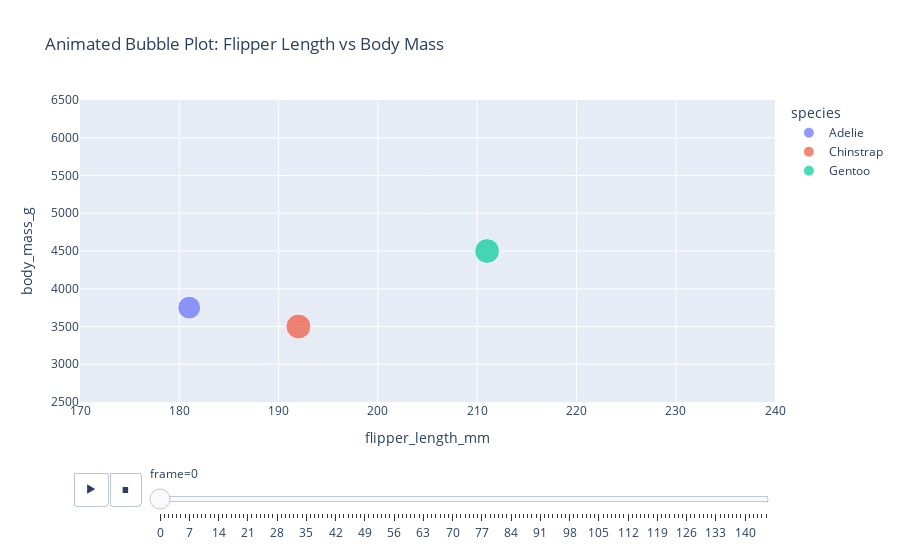

Source (notebook cell):
### Markdown cell above
### 17. Animated Bubble Chart

### Code cell
df["frame"] = df.groupby("species").cumcount()

fig = px.scatter(
    df,
    x="flipper_length_mm",
    y="body_mass_g",
    size="bill_length_mm",
    color="species",
    animation_frame="frame",
    hover_name="island",
    title="Animated Bubble Plot: Flipper Length vs Body Mass",
    range_x=[170, 240],
    range_y=[2500, 6500]
)
fig.show()

### Figure 1 — Plotly figure (JSON) as saved in the notebook; plotly's stock layout.template omitted (floating-point values rounded to 4 significant figures)
{"data": [{"hovertemplate": "<b>%{hovertext}</b><br><br>species=Adelie<br>frame=0<br>flipper_length_mm=%{x}<br>body_mass_g=%{y}<br>bill_length_mm=%{marker.size}<extra></extra>", "hovertext": ["Torgersen"], "legendgroup": "Adelie", "marker": {"color": "#636efa", "size": [39.1], "sizemode": "area", "sizeref": 0.149, "symbol": "circle"}, "mode": "markers", "name": "Adelie", "orientation": "v", "showlegend": true, "type": "scatter", "x": [181.0], "xaxis": "x", "y": [3750.0], "yaxis": "y"}, {"hovertemplate": "<b>%{hovertext}</b><br><br>species=Chinstrap<br>frame=0<br>flipper_length_mm=%{x}<br>body_mass_g=%{y}<br>bill_length_mm=%{marker.size}<extra></extra>", "hovertext": ["Dream"], "legendgroup": "Chinstrap", "marker": {"color": "#EF553B", "size": [46.5], "sizemode": "area", "sizeref": 0.149, "symbol": "circle"}, "mode": "markers", "name": "Chinstrap", "orientation": "v", "showlegend": true, "type": "scatter", "x": [192.0], "xaxis": "x", "y": [3500.0], "yaxis": "y"}, {"hovertemplate": "<b>%{hovertext}</b><br><br>species=Gentoo<br>frame=0<br>flipper_length_mm=%{x}<br>body_mass_g=%{y}<br>bill_length_mm=%{marker.size}<extra></extra>", "hovertext": ["Biscoe"], "legendgroup": "Gentoo", "marker": {"color": "#00cc96", "size": [46.1], "sizemode": "area", "sizeref": 0.149, "symbol": "circle"}, "mode": "markers", "name": "Gentoo", "orientation": "v", "showlegend": true, "type": "scatter", "x": [211.0], "xaxis": "x", "y": [4500.0], "yaxis": "y"}], "layout": {"legend": {"itemsizing": "constant", "title": {"text": "species"}, "tracegroupgap": 0}, "sliders": [{"active": 0, "currentvalue": {"prefix": "frame="}, "len": 0.9, "pad": {"b": 10, "t": 60}, "steps": [{"args": [["0"], {"frame": {"duration": 0, "redraw": false}, "fromcurrent": true, "mode": "immediate", "transition": {"duration": 0, "easing": "linear"}}], "label": "0", "method": "animate"}, {"args": [["1"], {"frame": {"duration": 0, "redraw": false}, "fromcurrent": true, "mode": "immediate", "transition": {"duration": 0, "easing": "linear"}}], "label": "1", "method": "animate"}, {"args": [["2"], {"frame": {"duration": 0, "redraw": false}, "fromcurrent": true, "mode": "immediate", "transition": {"duration": 0, "easing": "linear"}}], "label": "2", "method": "animate"}, {"args": [["3"], {"frame": {"duration": 0, "redraw": false}, "fromcurrent": true, "mode": "immediate", "transition": {"duration": 0, "easing": "linear"}}], "label": "3", "method": "animate"}, {"args": [["4"], {"frame": {"duration": 0, "redraw": false}, "fromcurrent": true, "mode": "immediate", "transition": {"duration": 0, "easing": "linear"}}], "label": "4", "method": "animate"}, {"args": [["5"], {"frame": {"duration": 0, "redraw": false}, "fromcurrent": true, "mode": "immediate", "transition": {"duration": 0, "easing": "linear"}}], "label": "5", "method": "animate"}, {"args": [["6"], {"frame": {"duration": 0, "redraw": false}, "fromcurrent": true, "mode": "immediate", "transition": {"duration": 0, "easing": "linear"}}], "label": "6", "method": "animate"}, {"args": [["7"], {"frame": {"duration": 0, "redraw": false}, "fromcurrent": true, "mode": "immediate", "transition": {"duration": 0, "easing": "linear"}}], "label": "7", "method": "animate"}, {"args": [["8"], {"frame": {"duration": 0, "redraw": false}, "fromcurrent": true, "mode": "immediate", "transition": {"duration": 0, "easing": "linear"}}], "label": "8", "method": "animate"}, {"args": [["9"], {"frame": {"duration": 0, "redraw": false}, "fromcurrent": true, "mode": "immediate", "transition": {"duration": 0, "easing": "linear"}}], "label": "9", "method": "animate"}, {"args": [["10"], {"frame": {"duration": 0, "redraw": false}, "fromcurrent": true, "mode": "immediate", "transition": {"duration": 0, "easing": "linear"}}], "label": "10", "method": "animate"}, {"args": [["11"], {"frame": {"duration": 0, "redraw": false}, "fromcurrent": true, "mode": "immediate", "transition": {"duration": 0, "easing": "linear"}}], "label": "11", "method": "animate"}, {"args": [["12"], {"frame": {"duration": 0, "redraw": false}, "fromcurrent": true, "mode": "immediate", "transition": {"duration": 0, "easing": "linear"}}], "label": "12", "method": "animate"}, {"args": [["13"], {"frame": {"duration": 0, "redraw": false}, "fromcurrent": true, "mode": "immediate", "transition": {"duration": 0, "easing": "linear"}}], "label": "13", "method": "animate"}, {"args": [["14"], {"frame": {"duration": 0, "redraw": false}, "fromcurrent": true, "mode": "immediate", "transition": {"duration": 0, "easing": "linear"}}], "label": "14", "method": "animate"}, {"args": [["15"], {"frame": {"duration": 0, "redraw": false}, "fromcurrent": true, "mode": "immediate", "transition": {"duration": 0, "easing": "linear"}}], "label": "15", "method": "animate"}, {"args": [["16"], {"frame": {"duration": 0, "redraw": false}, "fromcurrent": true, "mode": "immediate", "transition": {"duration": 0, "easing": "linear"}}], "label": "16", "method": "animate"}, {"args": [["17"], {"frame": {"duration": 0, "redraw": false}, "fromcurrent": true, "mode": "immediate", "transition": {"duration": 0, "easing": "linear"}}], "label": "17", "method": "animate"}, {"args": [["18"], {"frame": {"duration": 0, "redraw": false}, "fromcurrent": true, "mode": "immediate", "transition": {"duration": 0, "easing": "linear"}}], "label": "18", "method": "animate"}, {"args": [["19"], {"frame": {"duration": 0, "redraw": false}, "fromcurrent": true, "mode": "immediate", "transition": {"duration": 0, "easing": "linear"}}], "label": "19", "method": "animate"}, {"args": [["20"], {"frame": {"duration": 0, "redraw": false}, "fromcurrent": true, "mode": "immediate", "transition": {"duration": 0, "easing": "linear"}}], "label": "20", "method": "animate"}, {"args": [["21"], {"frame": {"duration": 0, "redraw": false}, "fromcurrent": true, "mode": "immediate", "transition": {"duration": 0, "easing": "linear"}}], "label": "21", "method": "animate"}, {"args": [["22"], {"frame": {"duration": 0, "redraw": false}, "fromcurrent": true, "mode": "immediate", "transition": {"duration": 0, "easing": "linear"}}], "label": "22", "method": "animate"}, {"args": [["23"], {"frame": {"duration": 0, "redraw": false}, "fromcurrent": true, "mode": "immediate", "transition": {"duration": 0, "easing": "linear"}}], "label": "23", "method": "animate"}, {"args": [["24"], {"frame": {"duration": 0, "redraw": false}, "fromcurrent": true, "mode": "immediate", "transition": {"duration": 0, "easing": "linear"}}], "label": "24", "method": "animate"}, {"args": [["25"], {"frame": {"duration": 0, "redraw": false}, "fromcurrent": true, "mode": "immediate", "transition": {"duration": 0, "easing": "linear"}}], "label": "25", "method": "animate"}, {"args": [["26"], {"frame": {"duration": 0, "redraw": false}, "fromcurrent": true, "mode": "immediate", "transition": {"duration": 0, "easing": "linear"}}], "label": "26", "method": "animate"}, {"args": [["27"], {"frame": {"duration": 0, "redraw": false}, "fromcurrent": true, "mode": "immediate", "transition": {"duration": 0, "easing": "linear"}}], "label": "27", "method": "animate"}, {"args": [["28"], {"frame": {"duration": 0, "redraw": false}, "fromcurrent": true, "mode": "immediate", "transition": {"duration": 0, "easing": "linear"}}], "label": "28", "method": "animate"}, {"args": [["29"], {"frame": {"duration": 0, "redraw": false}, "fromcurrent": true, "mode": "immediate", "transition": {"duration": 0, "easing": "linear"}}], "label": "29", "method": "animate"}, {"args": [["30"], {"frame": {"duration": 0, "redraw": false}, "fromcurrent": true, "mode": "immediate", "transition": {"duration": 0, "easing": "linear"}}], "label": "30", "method": "animate"}, {"args": [["31"], {"frame": {"duration": 0, "redraw": false}, "fromcurrent": true, "mode": "immediate", "transition": {"duration": 0, "easing": "linear"}}], "label": "31", "method": "animate"}, {"args": [["32"], {"frame": {"duration": 0, "redraw": false}, "fromcurrent": true, "mode": "immediate", "transition": {"duration": 0, "easing": "linear"}}], "label": "32", "method": "animate"}, {"args": [["33"], {"frame": {"duration": 0, "redraw": false}, "fromcurrent": true, "mode": "immediate", "transition": {"duration": 0, "easing": "linear"}}], "label": "33", "method": "animate"}, {"args": [["34"], {"frame": {"duration": 0, "redraw": false}, "fromcurrent": true, "mode": "immediate", "transition": {"duration": 0, "easing": "linear"}}], "label": "34", "method": "animate"}, {"args": [["35"], {"frame": {"duration": 0, "redraw": false}, "fromcurrent": true, "mode": "immediate", "transition": {"duration": 0, "easing": "linear"}}], "label": "35", "method": "animate"}, {"args": [["36"], {"frame": {"duration": 0, "redraw": false}, "fromcurrent": true, "mode": "immediate", "transition": {"duration": 0, "easing": "linear"}}], "label": "36", "method": "animate"}, {"args": [["37"], {"frame": {"duration": 0, "redraw": false}, "fromcurrent": true, "mode": "immediate", "transition": {"duration": 0, "easing": "linear"}}], "label": "37", "method": "animate"}, {"args": [["38"], {"frame": {"duration": 0, "redraw": false}, "fromcurrent": true, "mode": "immediate", "transition": {"duration": 0, "easing": "linear"}}], "label": "38", "method": "animate"}, {"args": [["39"], {"frame": {"duration": 0, "redraw": false}, "fromcurrent": true, "mode": "immediate", "transition": {"duration": 0, "easing": "linear"}}], "label": "39", "method": "animate"}, {"args": [["40"], {"frame": {"duration": 0, "redraw": false}, "fromcurrent": true, "mode": "immediate", "transition": {"duration": 0, "easing": "linear"}}], "label": "40", "method": "animate"}, {"args": [["41"], {"frame": {"duration": 0, "redraw": false}, "fromcurrent": true, "mode": "immediate", "transition": {"duration": 0, "easing": "linear"}}], "label": "41", "method": "animate"}, {"args": [["42"], {"frame": {"duration": 0, "redraw": false}, "fromcurrent": true, "mode": "immediate", "transition": {"duration": 0, "easing": "linear"}}], "label": "42", "method": "animate"}, {"args": [["43"], {"frame": {"duration": 0, "redraw": false}, "fromcurrent": true, "mode": "immediate", "transition": {"duration": 0, "easing": "linear"}}], "label": "43", "method": "animate"}, {"args": [["44"], {"frame": {"duration": 0, "redraw": false}, "fromcurrent": true, "mode": "immediate", "transition": {"duration": 0, "easing": "linear"}}], "label": "44", "method": "animate"}, {"args": [["45"], {"frame": {"duration": 0, "redraw": false}, "fromcurrent": true, "mode": "immediate", "transition": {"duration": 0, "easing": "linear"}}], "label": "45", "method": "animate"}, {"args": [["46"], {"frame": {"duration": 0, "redraw": false}, "fromcurrent": true, "mode": "immediate", "transition": {"duration": 0, "easing": "linear"}}], "label": "46", "method": "animate"}, {"args": [["47"], {"frame": {"duration": 0, "redraw": false}, "fromcurrent": true, "mode": "immediate", "transition": {"duration": 0, "easing": "linear"}}], "label": "47", "method": "animate"}, {"args": [["48"], {"frame": {"duration": 0, "redraw": false}, "fromcurrent": true, "mode": "immediate", "transition": {"duration": 0, "easing": "linear"}}], "label": "48", "method": "animate"}, {"args": [["49"], {"frame": {"duration": 0, "redraw": false}, "fromcurrent": true, "mode": "immediate", "transition": {"duration": 0, "easing": "linear"}}], "label": "49", "method": "animate"}, {"args": [["50"], {"frame": {"duration": 0, "redraw": false}, "fromcurrent": true, "mode": "immediate", "transition": {"duration": 0, "easing": "linear"}}], "label": "50", "method": "animate"}, {"args": [["51"], {"frame": {"duration": 0, "redraw": false}, "fromcurrent": true, "mode": "immediate", "transition": {"duration": 0, "easing": "linear"}}], "label": "51", "method": "animate"}, {"args": [["52"], {"frame": {"duration": 0, "redraw": false}, "fromcurrent": true, "mode": "immediate", "transition": {"duration": 0, "easing": "linear"}}], "label": "52", "method": "animate"}, {"args": [["53"], {"frame": {"duration": 0, "redraw": false}, "fromcurrent": true, "mode": "immediate", "transition": {"duration": 0, "easing": "linear"}}], "label": "53", "method": "animate"}, {"args": [["54"], {"frame": {"duration": 0, "redraw": false}, "fromcurrent": true, "mode": "immediate", "transition": {"duration": 0, "easing": "linear"}}], "label": "54", "method": "animate"}, {"args": [["55"], {"frame": {"duration": 0, "redraw": false}, "fromcurrent": true, "mode": "immediate", "transition": {"duration": 0, "easing": "linear"}}], "label": "55", "method": "animate"}, {"args": [["56"], {"frame": {"duration": 0, "redraw": false}, "fromcurrent": true, "mode": "immediate", "transition": {"duration": 0, "easing": "linear"}}], "label": "56", "method": "animate"}, {"args": [["57"], {"frame": {"duration": 0, "redraw": false}, "fromcurrent": true, "mode": "immediate", "transition": {"duration": 0, "easing": "linear"}}], "label": "57", "method": "animate"}, {"args": [["58"], {"frame": {"duration": 0, "redraw": false}, "fromcurrent": true, "mode": "immediate", "transition": {"duration": 0, "easing": "linear"}}], "label": "58", "method": "animate"}, {"args": [["59"], {"frame": {"duration": 0, "redraw": false}, "fromcurrent": true, "mode": "immediate", "transition": {"duration": 0, "easing": "linear"}}], "label": "59", "method": "animate"}, {"args": [["60"], {"frame": {"duration": 0, "redraw": false}, "fromcurrent": true, "mode": "immediate", "transition": {"duration": 0, "easing": "linear"}}], "label": "60", "method": "animate"}, {"args": [["61"], {"frame": {"duration": 0, "redraw": false}, "fromcurrent": true, "mode": "immediate", "transition": {"duration": 0, "easing": "linear"}}], "label": "61", "method": "animate"}, {"args": [["62"], {"frame": {"duration": 0, "redraw": false}, "fromcurrent": true, "mode": "immediate", "transition": {"duration": 0, "easing": "linear"}}], "label": "62", "method": "animate"}, {"args": [["63"], {"frame": {"duration": 0, "redraw": false}, "fromcurrent": true, "mode": "immediate", "transition": {"duration": 0, "easing": "linear"}}], "label": "63", "method": "animate"}, {"args": [["64"], {"frame": {"duration": 0, "redraw": false}, "fromcurrent": true, "mode": "immediate", "transition": {"duration": 0, "easing": "linear"}}], "label": "64", "method": "animate"}, {"args": [["65"], {"frame": {"duration": 0, "redraw": false}, "fromcurrent": true, "mode": "immediate", "transition": {"duration": 0, "easing": "linear"}}], "label": "65", "method": "animate"}, {"args": [["66"], {"frame": {"duration": 0, "redraw": false}, "fromcurrent": true, "mode": "immediate", "transition": {"duration": 0, "easing": "linear"}}], "label": "66", "method": "animate"}, {"args": [["67"], {"frame": {"duration": 0, "redraw": false}, "fromcurrent": true, "mode": "immediate", "transition": {"duration": 0, "easing": "linear"}}], "label": "67", "method": "animate"}, {"args": [["68"], {"frame": {"duration": 0, "redraw": false}, "fromcurrent": true, "mode": "immediate", "transition": {"duration": 0, "easing": "linear"}}], "label": "68", "method": "animate"}, {"args": [["69"], {"frame": {"duration": 0, "redraw": false}, "fromcurrent": true, "mode": "immediate", "transition": {"duration": 0, "easing": "linear"}}], "label": "69", "method": "animate"}, {"args": [["70"], {"frame": {"duration": 0, "redraw": false}, "fromcurrent": true, "mode": "immediate", "transition": {"duration": 0, "easing": "linear"}}], "label": "70", "method": "animate"}, {"args": [["71"], {"frame": {"duration": 0, "redraw": false}, "fromcurrent": true, "mode": "immediate", "transition": {"duration": 0, "easing": "linear"}}], "label": "71", "method": "animate"}, {"args": [["72"], {"frame": {"duration": 0, "redraw": false}, "fromcurrent": true, "mode": "immediate", "transition": {"duration": 0, "easing": "linear"}}], "label": "72", "method": "animate"}, {"args": [["73"], {"frame": {"duration": 0, "redraw": false}, "fromcurrent": true, "mode": "immediate", "transition": {"duration": 0, "easing": "linear"}}], "label": "73", "method": "animate"}, {"args": [["74"], {"frame": {"duration": 0, "redraw": false}, "fromcurrent": true, "mode": "immediate", "transition": {"duration": 0, "easing": "linear"}}], "label": "74", "method": "animate"}, {"args": [["75"], {"frame": {"duration": 0, "redraw": false}, "fromcurrent": true, "mode": "immediate", "transition": {"duration": 0, "easing": "linear"}}], "label": "75", "method": "animate"}, {"args": [["76"], {"frame": {"duration": 0, "redraw": false}, "fromcurrent": true, "mode": "immediate", "transition": {"duration": 0, "easing": "linear"}}], "label": "76", "method": "animate"}, {"args": [["77"], {"frame": {"duration": 0, "redraw": false}, "fromcurrent": true, "mode": "immediate", "transition": {"duration": 0, "easing": "linear"}}], "label": "77", "method": "animate"}, {"args": [["78"], {"frame": {"duration": 0, "redraw": false}, "fromcurrent": true, "mode": "immediate", "transition": {"duration": 0, "easing": "linear"}}], "label": "78", "method": "animate"}, {"args": [["79"], {"frame": {"duration": 0, "redraw": false}, "fromcurrent": true, "mode": "immediate", "transition": {"duration": 0, "easing": "linear"}}], "label": "79", "method": "animate"}, {"args": [["80"], {"frame": {"duration": 0, "redraw": false}, "fromcurrent": true, "mode": "immediate", "transition": {"duration": 0, "easing": "linear"}}], "label": "80", "method": "animate"}, {"args": [["81"], {"frame": {"duration": 0, "redraw": false}, "fromcurrent": true, "mode": "immediate", "transition": {"duration": 0, "easing": "linear"}}], "label": "81", "method": "animate"}, {"args": [["82"], {"frame": {"duration": 0, "redraw": false}, "fromcurrent": true, "mode": "immediate", "transition": {"duration": 0, "easing": "linear"}}], "label": "82", "method": "animate"}, {"args": [["83"], {"frame": {"duration": 0, "redraw": false}, "fromcurrent": true, "mode": "immediate", "transition": {"duration": 0, "easing": "linear"}}], "label": "83", "method": "animate"}, {"args": [["84"], {"frame": {"duration": 0, "redraw": false}, "fromcurrent": true, "mode": "immediate", "transition": {"duration": 0, "easing": "linear"}}], "label": "84", "method": "animate"}, {"args": [["85"], {"frame": {"duration": 0, "redraw": false}, "fromcurrent": true, "mode": "immediate", "transition": {"duration": 0, "easing": "linear"}}], "label": "85", "method": "animate"}, {"args": [["86"], {"frame": {"duration": 0, "redraw": false}, "fromcurrent": true, "mode": "immediate", "transition": {"duration": 0, "easing": "linear"}}], "label": "86", "method": "animate"}, {"args": [["87"], {"frame": {"duration": 0, "redraw": false}, "fromcurrent": true, "mode": "immediate", "transition": {"duration": 0, "easing": "linear"}}], "label": "87", "method": "animate"}, {"args": [["88"], {"frame": {"duration": 0, "redraw": false}, "fromcurrent": true, "mode": "immediate", "transition": {"duration": 0, "easing": "linear"}}], "label": "88", "method": "animate"}, {"args": [["89"], {"frame": {"duration": 0, "redraw": false}, "fromcurrent": true, "mode": "immediate", "transition": {"duration": 0, "easing": "linear"}}], "label": "89", "method": "animate"}, {"args": [["90"], {"frame": {"duration": 0, "redraw": false}, "fromcurrent": true, "mode": "immediate", "transition": {"duration": 0, "easing": "linear"}}], "label": "90", "method": "animate"}, {"args": [["91"], {"frame": {"duration": 0, "redraw": false}, "fromcurrent": true, "mode": "immediate", "transition": {"duration": 0, "easing": "linear"}}], "label": "91", "method": "animate"}, {"args": [["92"], {"frame": {"duration": 0, "redraw": false}, "fromcurrent": true, "mode": "immediate", "transition": {"duration": 0, "easing": "linear"}}], "label": "92", "method": "animate"}, {"args": [["93"], {"frame": {"duration": 0, "redraw": false}, "fromcurrent": true, "mode": "immediate", "transition": {"duration": 0, "easing": "linear"}}], "label": "93", "method": "animate"}, {"args": [["94"], {"frame": {"duration": 0, "redraw": false}, "fromcurrent": true, "mode": "immediate", "transition": {"duration": 0, "easing": "linear"}}], "label": "94", "method": "animate"}, {"args": [["95"], {"frame": {"duration": 0, "redraw": false}, "fromcurrent": true, "mode": "immediate", "transition": {"duration": 0, "easing": "linear"}}], "label": "95", "method": "animate"}, {"args": [["96"], {"frame": {"duration": 0, "redraw": false}, "fromcurrent": true, "mode": "immediate", "transition": {"duration": 0, "easing": "linear"}}], "label": "96", "method": "animate"}, {"args": [["97"], {"frame": {"duration": 0, "redraw": false}, "fromcurrent": true, "mode": "immediate", "transition": {"duration": 0, "easing": "linear"}}], "label": "97", "method": "animate"}, {"args": [["98"], {"frame": {"duration": 0, "redraw": false}, "fromcurrent": true, "mode": "immediate", "transition": {"duration": 0, "easing": "linear"}}], "label": "98", "method": "animate"}, {"args": [["99"], {"frame": {"duration": 0, "redraw": false}, "fromcurrent": true, "mode": "immediate", "transition": {"duration": 0, "easing": "linear"}}], "label": "99", "method": "animate"}, {"args": [["100"], {"frame": {"duration": 0, "redraw": false}, "fromcurrent": true, "mode": "immediate", "transition": {"duration": 0, "easing": "linear"}}], "label": "100", "method": "animate"}, {"args": [["101"], {"frame": {"duration": 0, "redraw": false}, "fromcurrent": true, "mode": "immediate", "transition": {"duration": 0, "easing": "linear"}}], "label": "101", "method": "animate"}, {"args": [["102"], {"frame": {"duration": 0, "redraw": false}, "fromcurrent": true, "mode": "immediate", "transition": {"duration": 0, "easing": "linear"}}], "label": "102", "method": "animate"}, {"args": [["103"], {"frame": {"duration": 0, "redraw": false}, "fromcurrent": true, "mode": "immediate", "transition": {"duration": 0, "easing": "linear"}}], "label": "103", "method": "animate"}, {"args": [["104"], {"frame": {"duration": 0, "redraw": false}, "fromcurrent": true, "mode": "immediate", "transition": {"duration": 0, "easing": "linear"}}], "label": "104", "method": "animate"}, {"args": [["105"], {"frame": {"duration": 0, "redraw": false}, "fromcurrent": true, "mode": "immediate", "transition": {"duration": 0, "easing": "linear"}}], "label": "105", "method": "animate"}, {"args": [["106"], {"frame": {"duration": 0, "redraw": false}, "fromcurrent": true, "mode": "immediate", "transition": {"duration": 0, "easing": "linear"}}], "label": "106", "method": "animate"}, {"args": [["107"], {"frame": {"duration": 0, "redraw": false}, "fromcurrent": true, "mode": "immediate", "transition": {"duration": 0, "easing": "linear"}}], "label": "107", "method": "animate"}, {"args": [["108"], {"frame": {"duration": 0, "redraw": false}, "fromcurrent": true, "mode": "immediate", "transition": {"duration": 0, "easing": "linear"}}], "label": "108", "method": "animate"}, {"args": [["109"], {"frame": {"duration": 0, "redraw": false}, "fromcurrent": true, "mode": "immediate", "transition": {"duration": 0, "easing": "linear"}}], "label": "109", "method": "animate"}, {"args": [["110"], {"frame": {"duration": 0, "redraw": false}, "fromcurrent": true, "mode": "immediate", "transition": {"duration": 0, "easing": "linear"}}], "label": "110", "method": "animate"}, {"args": [["111"], {"frame": {"duration": 0, "redraw": false}, "fromcurrent": true, "mode": "immediate", "transition": {"duration": 0, "easing": "linear"}}], "label": "111", "method": "animate"}, {"args": [["112"], {"frame": {"duration": 0, "redraw": false}, "fromcurrent": true, "mode": "immediate", "transition": {"duration": 0, "easing": "linear"}}], "label": "112", "method": "animate"}, {"args": [["113"], {"frame": {"duration": 0, "redraw": false}, "fromcurrent": true, "mode": "immediate", "transition": {"duration": 0, "easing": "linear"}}], "label": "113", "method": "animate"}, {"args": [["114"], {"frame": {"duration": 0, "redraw": false}, "fromcurrent": true, "mode": "immediate", "transition": {"duration": 0, "easing": "linear"}}], "label": "114", "method": "animate"}, {"args": [["115"], {"frame": {"duration": 0, "redraw": false}, "fromcurrent": true, "mode": "immediate", "transition": {"duration": 0, "easing": "linear"}}], "label": "115", "method": "animate"}, {"args": [["116"], {"frame": {"duration": 0, "redraw": false}, "fromcurrent": true, "mode": "immediate", "transition": {"duration": 0, "easing": "linear"}}], "label": "116", "method": "animate"}, {"args": [["117"], {"frame": {"duration": 0, "redraw": false}, "fromcurrent": true, "mode": "immediate", "transition": {"duration": 0, "easing": "linear"}}], "label": "117", "method": "animate"}, {"args": [["118"], {"frame": {"duration": 0, "redraw": false}, "fromcurrent": true, "mode": "immediate", "transition": {"duration": 0, "easing": "linear"}}], "label": "118", "method": "animate"}, {"args": [["119"], {"frame": {"duration": 0, "redraw": false}, "fromcurrent": true, "mode": "immediate", "transition": {"duration": 0, "easing": "linear"}}], "label": "119", "method": "animate"}, {"args": [["120"], {"frame": {"duration": 0, "redraw": false}, "fromcurrent": true, "mode": "immediate", "transition": {"duration": 0, "easing": "linear"}}], "label": "120", "method": "animate"}, {"args": [["121"], {"frame": {"duration": 0, "redraw": false}, "fromcurrent": true, "mode": "immediate", "transition": {"duration": 0, "easing": "linear"}}], "label": "121", "method": "animate"}, {"args": [["122"], {"frame": {"duration": 0, "redraw": false}, "fromcurrent": true, "mode": "immediate", "transition": {"duration": 0, "easing": "linear"}}], "label": "122", "method": "animate"}, {"args": [["123"], {"frame": {"duration": 0, "redraw": false}, "fromcurrent": true, "mode": "immediate", "transition": {"duration": 0, "easing": "linear"}}], "label": "123", "method": "animate"}, {"args": [["124"], {"frame": {"duration": 0, "redraw": false}, "fromcurrent": true, "mode": "immediate", "transition": {"duration": 0, "easing": "linear"}}], "label": "124", "method": "animate"}, {"args": [["125"], {"frame": {"duration": 0, "redraw": false}, "fromcurrent": true, "mode": "immediate", "transition": {"duration": 0, "easing": "linear"}}], "label": "125", "method": "animate"}, {"args": [["126"], {"frame": {"duration": 0, "redraw": false}, "fromcurrent": true, "mode": "immediate", "transition": {"duration": 0, "easing": "linear"}}], "label": "126", "method": "animate"}, {"args": [["127"], {"frame": {"duration": 0, "redraw": false}, "fromcurrent": true, "mode": "immediate", "transition": {"duration": 0, "easing": "linear"}}], "label": "127", "method": "animate"}, {"args": [["128"], {"frame": {"duration": 0, "redraw": false}, "fromcurrent": true, "mode": "immediate", "transition": {"duration": 0, "easing": "linear"}}], "label": "128", "method": "animate"}, {"args": [["129"], {"frame": {"duration": 0, "redraw": false}, "fromcurrent": true, "mode": "immediate", "transition": {"duration": 0, "easing": "linear"}}], "label": "129", "method": "animate"}, {"args": [["130"], {"frame": {"duration": 0, "redraw": false}, "fromcurrent": true, "mode": "immediate", "transition": {"duration": 0, "easing": "linear"}}], "label": "130", "method": "animate"}, {"args": [["131"], {"frame": {"duration": 0, "redraw": false}, "fromcurrent": true, "mode": "immediate", "transition": {"duration": 0, "easing": "linear"}}], "label": "131", "method": "animate"}, {"args": [["132"], {"frame": {"duration": 0, "redraw": false}, "fromcurrent": true, "mode": "immediate", "transition": {"duration": 0, "easing": "linear"}}], "label": "132", "method": "animate"}, {"args": [["133"], {"frame": {"duration": 0, "redraw": false}, "fromcurrent": true, "mode": "immediate", "transition": {"duration": 0, "easing": "linear"}}], "label": "133", "method": "animate"}, {"args": [["134"], {"frame": {"duration": 0, "redraw": false}, "fromcurrent": true, "mode": "immediate", "transition": {"duration": 0, "easing": "linear"}}], "label": "134", "method": "animate"}, {"args": [["135"], {"frame": {"duration": 0, "redraw": false}, "fromcurrent": true, "mode": "immediate", "transition": {"duration": 0, "easing": "linear"}}], "label": "135", "method": "animate"}, {"args": [["136"], {"frame": {"duration": 0, "redraw": false}, "fromcurrent": true, "mode": "immediate", "transition": {"duration": 0, "easing": "linear"}}], "label": "136", "method": "animate"}, {"args": [["137"], {"frame": {"duration": 0, "redraw": false}, "fromcurrent": true, "mode": "immediate", "transition": {"duration": 0, "easing": "linear"}}], "label": "137", "method": "animate"}, {"args": [["138"], {"frame": {"duration": 0, "redraw": false}, "fromcurrent": true, "mode": "immediate", "transition": {"duration": 0, "easing": "linear"}}], "label": "138", "method": "animate"}, {"args": [["139"], {"frame": {"duration": 0, "redraw": false}, "fromcurrent": true, "mode": "immediate", "transition": {"duration": 0, "easing": "linear"}}], "label": "139", "method": "animate"}, {"args": [["140"], {"frame": {"duration": 0, "redraw": false}, "fromcurrent": true, "mode": "immediate", "transition": {"duration": 0, "easing": "linear"}}], "label": "140", "method": "animate"}, {"args": [["141"], {"frame": {"duration": 0, "redraw": false}, "fromcurrent": true, "mode": "immediate", "transition": {"duration": 0, "easing": "linear"}}], "label": "141", "method": "animate"}, {"args": [["142"], {"frame": {"duration": 0, "redraw": false}, "fromcurrent": true, "mode": "immediate", "transition": {"duration": 0, "easing": "linear"}}], "label": "142", "method": "animate"}, {"args": [["143"], {"frame": {"duration": 0, "redraw": false}, "fromcurrent": true, "mode": "immediate", "transition": {"duration": 0, "easing": "linear"}}], "label": "143", "method": "animate"}, {"args": [["144"], {"frame": {"duration": 0, "redraw": false}, "fromcurrent": true, "mode": "immediate", "transition": {"duration": 0, "easing": "linear"}}], "label": "144", "method": "animate"}, {"args": [["145"], {"frame": {"duration": 0, "redraw": false}, "fromcurrent": true, "mode": "immediate", "transition": {"duration": 0, "easing": "linear"}}], "label": "145", "method": "animate"}], "x": 0.1, "xanchor": "left", "y": 0, "yanchor": "top"}], "title": {"text": "Animated Bubble Plot: Flipper Length vs Body Mass"}, "updatemenus": [{"buttons": [{"args": [null, {"frame": {"duration": 500, "redraw": false}, "fromcurrent": true, "mode": "immediate", "transition": {"duration": 500, "easing": "linear"}}], "label": "&#9654;", "method": "animate"}, {"args": [[null], {"frame": {"duration": 0, "redraw": false}, "fromcurrent": true, "mode": "immediate", "transition": {"duration": 0, "easing": "linear"}}], "label": "&#9724;", "method": "animate"}], "direction": "left", "pad": {"r": 10, "t": 70}, "showactive": false, "type": "buttons", "x": 0.1, "xanchor": "right", "y": 0, "yanchor": "top"}], "xaxis": {"anchor": "y", "domain": [0, 1], "range": [170, 240], "title": {"text": "flipper_length_mm"}}, "yaxis": {"anchor": "x", "domain": [0, 1], "range": [2500, 6500], "title": {"text": "body_mass_g"}}}}
